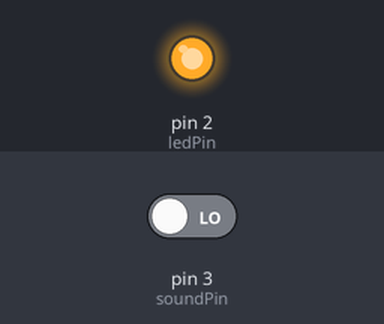
Recording of a sketch running on a simulated Arduino Uno, built with avr-gcc and run on an emulated ATmega328P. Parts: output pins drawn as LEDs (lit = HIGH). Inputs (shaded band) come from the test bench; at power-on: pin 3 (soundPin) LOW.

Above: at 1.8 s.
1.9 s: pin 3 (soundPin) driven HIGH
At 3.2 s:
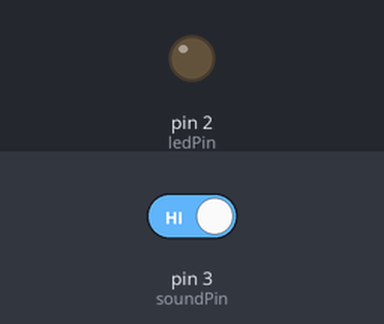
3.5 s: pin 3 (soundPin) driven LOW
At 3.9 s:
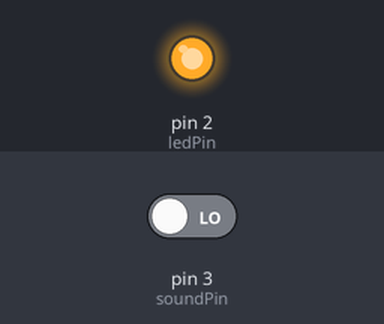
Timing chart, 0 to 6.5 s (numbered marks = the images above; inputs shaded):
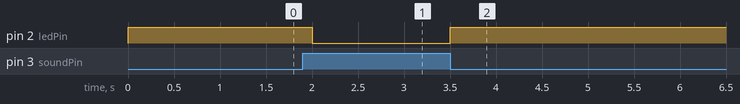

The sketch:

sound_threashold.ino
```cpp
const int ledPin = 2;
const int soundPin = 3;
const int clapTime = 500;

void setup()
{
  pinMode(ledPin, OUTPUT);
  pinMode(soundPin, INPUT);
}

void loop()
{
  // wait for sound
  while (digitalRead(soundPin) == HIGH) // no sound
  {
    // do nothing
  }

  // turn led for a little duration

  digitalWrite(ledPin, HIGH);
  delay(clapTime);
  digitalWrite(ledPin, LOW);
}
```

Measured:
- after the input at 1.9 s, pin 2 (ledPin): HIGH → LOW after 0.10 s
- after the input at 3.5 s, pin 2 (ledPin): LOW → HIGH at once
